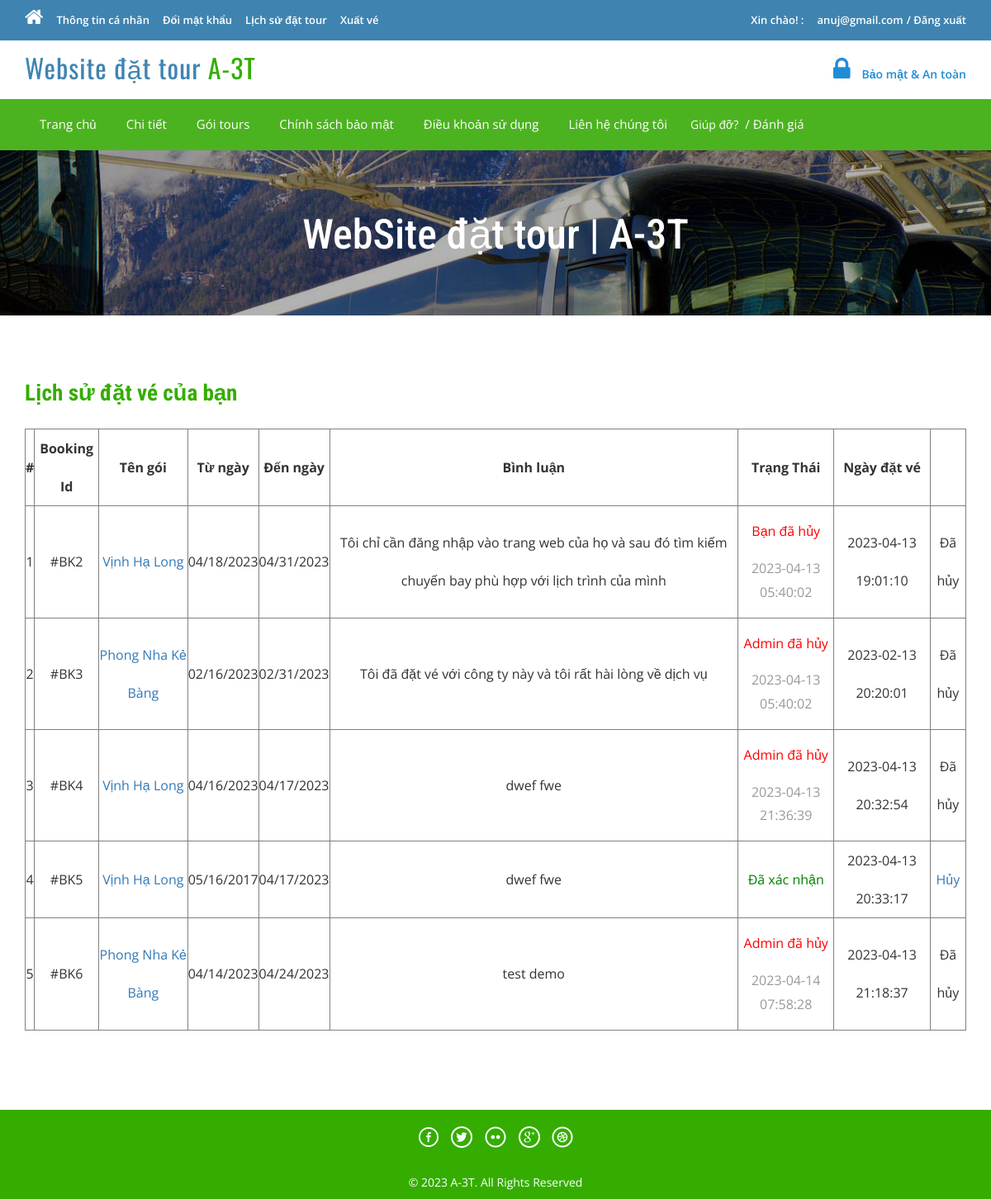
The page /tour-history.php (signed in) on the database its author committed.
### tables this page shows
CREATE TABLE `tblbooking` (
  `BookingId` int(11) NOT NULL,
  `PackageId` int(11) NOT NULL,
  `UserEmail` varchar(100) NOT NULL,
  `FromDate` varchar(100) NOT NULL,
  `ToDate` varchar(100) NOT NULL,
  `Comment` mediumtext NOT NULL,
  `RegDate` timestamp NOT NULL DEFAULT current_timestamp(),
  `status` int(11) NOT NULL,
  `CancelledBy` varchar(5) DEFAULT NULL,
  `UpdationDate` timestamp NULL DEFAULT NULL ON UPDATE current_timestamp()
);

CREATE TABLE `tbltourpackages` (
  `PackageId` int(11) NOT NULL,
  `PackageName` varchar(200) NOT NULL,
  `PackageType` varchar(150) NOT NULL,
  `PackageLocation` varchar(100) NOT NULL,
  `PackagePrice` int(11) NOT NULL,
  `PackageFetures` varchar(255) NOT NULL,
  `PackageDetails` mediumtext NOT NULL,
  `PackageImage` varchar(100) NOT NULL,
  `Creationdate` timestamp NOT NULL DEFAULT current_timestamp(),
  `UpdationDate` timestamp NULL DEFAULT NULL ON UPDATE current_timestamp()
);

### tour-history.php (the view, shortened to what this page needs)
<?php
include('includes/config.php');
if(strlen($_SESSION['login'])==0)
	{
header('location:index.php');
}
else{
?>
<!DOCTYPE HTML>
<html>
<head>
<link href="css/bootstrap.css" rel='stylesheet' type='text/css' />
<link href="css/style.css" rel='stylesheet' type='text/css' />
<link href="css/font-awesome.css" rel="stylesheet">
<link href="css/animate.css" rel="stylesheet" type="text/css" media="all">
</head>
<body>
<div class="top-header">
<?php include('includes/header.php');?>
<div class="banner-1 ">
	<div class="container">
		<h1 class="wow zoomIn animated animated" data-wow-delay=".5s" style="visibility: visible; animation-delay: 0.5s; animation-name: zoomIn;">WebSite đặt tour | A-3T</h1>
	</div>
</div>
<div class="privacy">
	<div class="container">
		<h3 class="wow fadeInDown animated animated" data-wow-delay=".5s" style="visibility: visible; animation-delay: 0.5s; animation-name: fadeInDown;">Lịch sử đặt vé của bạn</h3>
		<form name="chngpwd" method="post" onSubmit="return valid();">
	<p>
	<table border="1" width="100%">
<tr align="center" >
<th>#</th>
<th>Booking Id</th>
<th>Tên gói</th>
<th>Từ ngày</th>
<th>Đến ngày</th>
<th>Bình luận</th>
<th>Trạng Thái</th>
<th>Ngày đặt vé</th>
<th></th>
</tr>
<?php
$uemail=$_SESSION['login'];;
$sql = "SELECT tblbooking.BookingId as bookid,tblbooking.PackageId as pkgid,tbltourpackages.PackageName as packagename,tblbooking.FromDate as fromdate,tblbooking.ToDate as todate,tblbooking.Comment as comment,tblbooking.status as status,tblbooking.RegDate as regdate,tblbooking.CancelledBy as cancelby,tblbooking.UpdationDate as upddate from tblbooking join tbltourpackages on tbltourpackages.PackageId=tblbooking.PackageId where UserEmail=:uemail";
$query = $dbh->prepare($sql);
$query -> bindParam(':uemail', $uemail, PDO::PARAM_STR);
$query->execute();
$results=$query->fetchAll(PDO::FETCH_OBJ);
$cnt=1;
if($query->rowCount() > 0)
{
foreach($results as $result)
{	?>
<tr align="center">
<td><?php echo htmlentities($cnt);?></td>
<td>#BK<?php echo htmlentities($result->bookid);?></td>
<td><a href="package-details.php?pkgid=<?php echo htmlentities($result->pkgid);?>"><?php echo htmlentities($result->packagename);?></a></td>
<td><?php echo htmlentities($result->fromdate);?></td>
<td><?php echo htmlentities($result->todate);?></td>
<td><?php echo htmlentities($result->comment);?></td>
<td><?php if($result->status==0)
{
echo '<p style = "color: blue;">Chờ xác nhận<p>';
}
if($result->status==1)
{
echo '<p style = "color: green;">Đã xác nhận<p>';
}
if($result->status==2 and  $result->cancelby=='u')
{
echo '<p style = "color: red;">Bạn đã hủy<p>' .$result->upddate;
}
if($result->status==2 and $result->cancelby=='a')
{
echo '<p style = "color: red;">Admin đã hủy<p>' .$result->upddate;
}
?></td>
<td><?php echo htmlentities($result->regdate);?></td>
<?php if($result->status==2)
{
	?><td>Đã hủy</td>
<?php } else {?>
<td><a href="tour-history.php?bkid=<?php echo htmlentities($result->bookid);?>" onclick="return confirm('Bạn xác nhận muốn hủy ?')" >Hủy</a></td>
<?php }?>
</tr>
<?php $cnt=$cnt+1; }} ?>
	</table>
			</p>
			</form>
	</div>
</div>
<?php include('includes/footer.php');?>
</body>
</html>
<?php } ?>

### css/style.css (style rules this page uses)
html, body { font-size: 100%; background: #fff; font-family: 'Open Sans', sans-serif; }
body a,.grid_1,plan_1,plan_1.one,plan_1.two,i.icon1, i.icon2, i.icon3, i.icon4, i.icon5, i.icon6 { transition:0.5s all; -webkit-transition:0.5s all; -moz-transition:0.5s all; -o-transition:0.5s all; -ms-transition:0.5s all; }
h1,h2,h3,h4,h5,h6 { margin:0; font-family: 'Roboto Condensed', sans-serif; }
p { margin:0; }
.top-header { background-color: #3F84B1; border-bottom: 0 none; height: 49px; line-height: 46px; }
.banner-1 { background: url(../images/3.jpg)no-repeat; background-size: cover; -webkit-background-size: cover; -o-background-size: cover; -ms-background-size: cover; -moz-background-size: cover; min-height:200px; }
.banner-1 h1 { font-size: 50px; margin-bottom: 40px; padding: 1.5em 0 0; text-align: center; color: #ffffff; }
.privacy h3 { color: #34AD00; font-size: 1.7em; font-weight: 700; margin-bottom: 1em; }
.privacy { padding: 5em 0; }
.privacy p { font-size: 1em; line-height: 1.8em; color: #999; margin: 1em 0; }

### tour-history.php (style rules this page uses)
tr th { text-align: center; }

### rows shown on the page
tblbooking: BookingId "2", PackageId.PackageName "Vịnh Hạ Long", FromDate "04/18/2023", ToDate "04/31/2023", Comment "Tôi chỉ cần đăng nhập vào trang web của họ và sau đó tìm kiếm chuyến bay phù hợp với lịch trình của mình", UpdationDate "2023-04-13 05:40:02", RegDate "2023-04-13 19:01:10", status "Đã hủy"
tblbooking: BookingId "3", PackageId.PackageName "Phong Nha Kẻ Bàng", FromDate "02/16/2023", ToDate "02/31/2023", Comment "Tôi đã đặt vé với công ty này và tôi rất hài lòng về dịch vụ", UpdationDate "2023-04-13 05:40:02", RegDate "2023-02-13 20:20:01", status "Đã hủy"
tblbooking: BookingId "4", PackageId.PackageName "Vịnh Hạ Long", FromDate "04/16/2023", ToDate "04/17/2023", Comment "dwef fwe", UpdationDate "2023-04-13 21:36:39", RegDate "2023-04-13 20:32:54", status "Đã hủy"
tblbooking: BookingId "5", PackageId.PackageName "Vịnh Hạ Long", FromDate "05/16/2017", ToDate "04/17/2023", Comment "dwef fwe", status "Đã xác nhận", RegDate "2023-04-13 20:33:17"
tblbooking: BookingId "6", PackageId.PackageName "Phong Nha Kẻ Bàng", FromDate "04/14/2023", ToDate "04/24/2023", Comment "test demo", UpdationDate "2023-04-14 07:58:28", RegDate "2023-04-13 21:18:37", status "Đã hủy"

### other values the page prints
$_SESSION['login'] "anuj@gmail.com"
